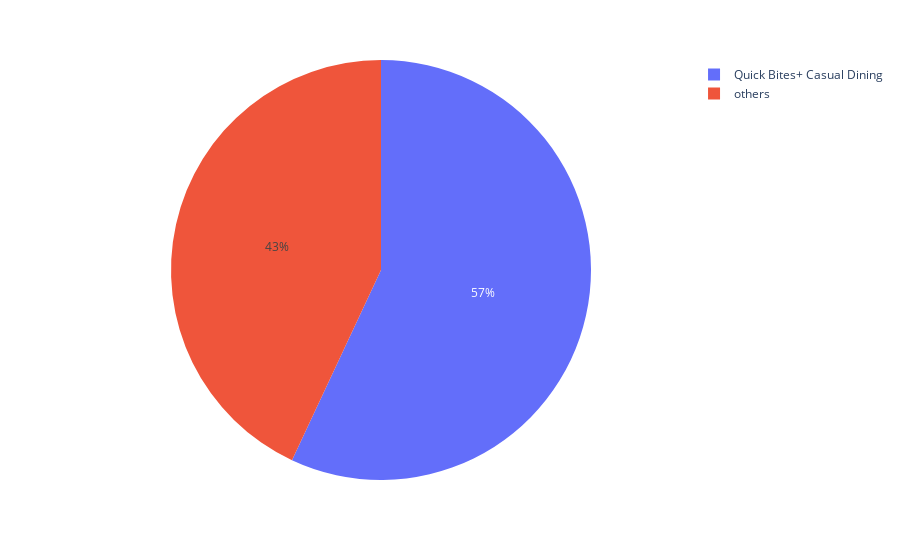

Here is the notebook cell this chart was saved with:
### Code cell
values=df['Top_rest'].value_counts().values
label=df['Top_rest'].value_counts().index
fig=px.pie(df,names=label,values=values)
fig.show()

### Figure 1 — Plotly figure (JSON) as saved in the notebook; plotly's stock layout.template omitted (floating-point values rounded to 4 significant figures)
{"data": [{"domain": {"x": [0, 1], "y": [0, 1]}, "hovertemplate": "label=%{label}<br>value=%{value}<extra></extra>", "labels": ["Quick Bites+ Casual Dining", "others"], "legendgroup": "", "name": "", "showlegend": true, "type": "pie", "values": [29462, 22255]}], "layout": {"legend": {"tracegroupgap": 0}, "margin": {"t": 60}}}
